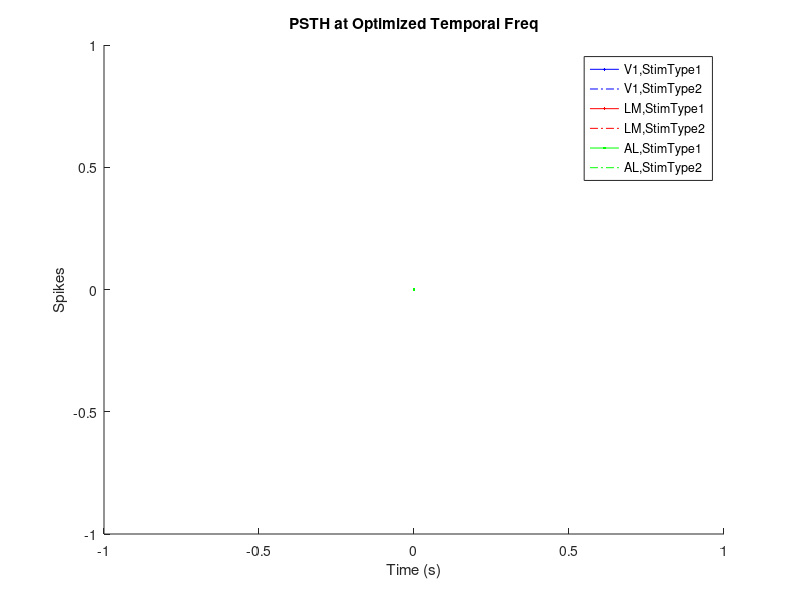

This figure's MATLAB source: (Note: this script raises an error after producing the figure.)
lines = {'b' 'r' 'g'};
lines2 = {'b-.' 'r-.' 'g-.'};

%%%%%%%%%%%%%%%%%%%%%%%%%%%%%%%%%%%%%%%%%%%%%%%%%%%%%%%%%%%%%%%%%%
% Non-Normalized Plots
%%%%%%%%%%%%%%%%%%%%%%%%%%%%%%%%%%%%%%%%%%%%%%%%%%%%%%%%%%%%%%%%%%

figure
hold on
plot(0,0,'b'); plot(0,0,'b-.');
plot(0,0,'r'); plot(0,0,'r-.');
plot(0,0,'g'); plot(0,0,'g-.');
legend('V1,StimType1','V1,StimType2','LM,StimType1','LM,StimType2','AL,StimType1','AL,StimType2')
title_str = ['PSTH at Optimized Temporal Freq']
title(title_str),xlabel('Time (s)'), ylabel('Spikes')

for n = 1:3;
    if n == 1;
        OptimizedSF_PSTH = load('V1OptimizedTF_PSTH.dat');
        OptimizedSF_PSTH2 = load('V1OptimizedTF_PSTH2.dat');
    elseif n == 2;
        OptimizedSF_PSTH = load('LMOptimizedTF_PSTH.dat');
        OptimizedSF_PSTH2 = load('LMOptimizedTF_PSTH2.dat');
    elseif n == 3;
        OptimizedSF_PSTH = load('ALOptimizedTF_PSTH.dat');
        OptimizedSF_PSTH2 = load('ALOptimizedTF_PSTH2.dat');
    end

    [rows, nbins] = size(OptimizedSF_PSTH);
    bins = OptimizedSF_PSTH(1,:);
    total_cells = rows-1
    hits = [];
    for j = 2:nbins;
        hits(j) = sum(OptimizedSF_PSTH(:,j));
    end
    hits = hits/total_cells;
    hold on
    plot(bins,hits,lines{n})


    [rows, nbins] = size(OptimizedSF_PSTH2);
    bins = OptimizedSF_PSTH2(1,:);
    total_cells = rows-1
    hits = [];
    for j = 2:nbins;
        hits(j) = sum(OptimizedSF_PSTH2(:,j));
    end
    hits = hits/total_cells;
    hold on
    plot(bins,hits,lines2{n})

end

%%%%%%%%%%%%%%%%%%%%%%%%%%%%%%%%%%%%%%%%%%%%%%%%%%%%%%%%%%%%%%%%%%
% Normalized Plots
%%%%%%%%%%%%%%%%%%%%%%%%%%%%%%%%%%%%%%%%%%%%%%%%%%%%%%%%%%%%%%%%%%

figure
hold on
plot(0,0,'b'); plot(0,0,'b-.');
plot(0,0,'r'); plot(0,0,'r-.');
plot(0,0,'g'); plot(0,0,'g-.');
legend('V1,StimType1','V1,StimType2','LM,StimType1','LM,StimType2','AL,StimType1','AL,StimType2')
title_str = ['PSTH at Optimized Temporal Freq (Cell Responses Normalized)']
title(title_str),xlabel('Time (s)'), ylabel('Spikes')

for k = 1:3;

    if k == 1;
        OptimizedSF_PSTH_Norm = load('V1OptimizedTF_PSTH_Norm.dat');
        OptimizedSF_PSTH_Norm2 = load('V1OptimizedTF_PSTH_Norm2.dat');
    elseif k == 2;
        OptimizedSF_PSTH_Norm = load('LMOptimizedTF_PSTH_Norm.dat');
        OptimizedSF_PSTH_Norm2 = load('LMOptimizedTF_PSTH_Norm2.dat');
    elseif k == 3;
        OptimizedSF_PSTH_Norm = load('ALOptimizedTF_PSTH_Norm.dat');
        OptimizedSF_PSTH_Norm2 = load('ALOptimizedTF_PSTH_Norm2.dat');
    end

    [rows, nbins] = size(OptimizedSF_PSTH_Norm);
    bins = OptimizedSF_PSTH_Norm(1,:);
    total_cells = rows-1
    hits = [];
    for j = 2:nbins;
        hits(j) = sum(OptimizedSF_PSTH_Norm(:,j));
    end
    hits = hits/max(hits);
    hold on
    plot(bins,hits,lines{k})


    [rows, nbins] = size(OptimizedSF_PSTH_Norm2);
    bins = OptimizedSF_PSTH_Norm2(1,:);
    total_cells = rows-1
    hits = [];
    for j = 2:nbins;
        hits(j) = sum(OptimizedSF_PSTH_Norm2(:,j));
    end
    hits = hits/max(hits);
    hold on
    plot(bins,hits,lines2{k})
end


